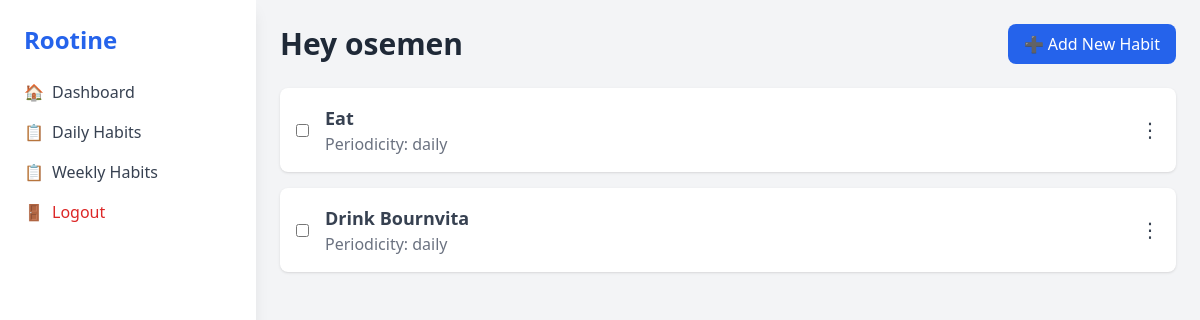
The app's page /daily_habit/ (signed in) with its own data.
### habit/models.py (models this page shows, shortened)
class Habit(models.Model):
    PERIODICITY = [
        ("daily", "Daily"),
        ("weekly", "Weekly")
    ]
    name = models.CharField(max_length=255, unique=True)
    description = models.TextField(max_length= 1000)
    user = models.ForeignKey(User, on_delete=models.CASCADE)
    periodicity = models.CharField(max_length=10, choices=PERIODICITY)
    created_at = models.DateTimeField(auto_now_add=True)
    updated_at = models.DateTimeField(auto_now=True)

### habit/views.py (the view)
# urls.py: path("daily_habit/", views.daily_habit, name="daily_habit"),
@login_required
def daily_habit(request):
    user = request.user
    daily_habits = Habit.objects.filter(user=user).filter(periodicity="daily")
    context = {
        "daily_habits": daily_habits,
        "user": user,
    }
    return render(request, "daily_habit.html", context)

### templates/daily_habit.html (shortened to what this page needs)
{% extends 'base.html' %}
{% load static %}
{% block content %}
<div class="max-w-4xl mx-auto">
    <ul class="space-y-4">
        {% for habit in daily_habits %}
        <li class="flex items-center justify-between bg-white p-4 shadow rounded-lg relative">
            <div class="flex items-center">
                <input type="checkbox" id="habit-{{ habit.id }}" class="mr-4">
                <label for="habit-{{ habit.id }}" class="flex-1">
                    <h3 class="text-lg font-semibold text-gray-700">{{ habit.name }}</h3>
                    <p class="text-gray-500">Periodicity: {{ habit.periodicity }}</p>
                </label>
            </div>
            <div class="relative group inline-block text-left">
                <button class="text-gray-700 text-xl">⋮</button>
            </div>
        </li>
        {% empty %}
        <p class="text-gray-500">No habits to display.</p>
        {% endfor %}
    </ul>
</div>
{% endblock content %}

### templates/base.html (shortened to what this page needs)
{% load static %}
<!DOCTYPE html>
<html lang="en">
<head>
    <script src="https://cdn.tailwindcss.com"></script>
</head>
<body class="bg-gray-100 h-screen flex">
    <aside id="sidebar" class="lg:w-64 bg-white shadow-lg p-6 h-full fixed top-0 left-0 overflow-y-auto">
        <h2 class="text-2xl font-bold text-blue-600 mb-6">Rootine</h2>
        <nav>
            <ul class="space-y-4">
                <li>
                    <a href="{% url 'dashboard' %}" class="text-gray-700 flex items-center space-x-2 hover:text-blue-600">
                        <span>🏠</span> <span>Dashboard</span>
                    </a>
                </li>
                <li>
                    <a href="{% url 'daily_habit' %}" class="text-gray-700 flex items-center space-x-2 hover:text-blue-600">
                        <span>📋</span> <span>Daily Habits</span>
                    </a>
                </li>
                <li>
                    <a href="{% url 'weekly_habit' %}" class="text-gray-700 flex items-center space-x-2 hover:text-blue-600">
                        <span>📋</span> <span>Weekly Habits</span>
                    </a>
                </li>
                <li>
                    <form method="post" action="{% url 'logout' %}?next={% url 'home' %}">
                        <button type="submit" class="text-red-600 flex items-center space-x-2 hover:text-red-800">
                            <span>🚪</span> <span>Logout</span>
                        </button>
                    </form>
                </li>
            </ul>
        </nav>
    </aside>
    <div class="flex-1 ml-64 p-6">
        <div class="flex justify-between items-center mb-6">
            <h1 class="text-3xl font-bold text-gray-800">Hey {{ user.username }} </h1>
            <a href="{% url 'create_habit' %}" class="bg-blue-600 text-white px-4 py-2 rounded-lg hover:bg-blue-700">
                ➕ Add New Habit
            </a>
        </div>
        {% block content %}{% endblock content %}
    </div>
</body>
</html>

### records on screen
Habit: name "Eat", periodicity "daily"
Habit: name "Drink Bournvita", periodicity "daily"

### other values on screen
{{ user.username }} "osemen"
